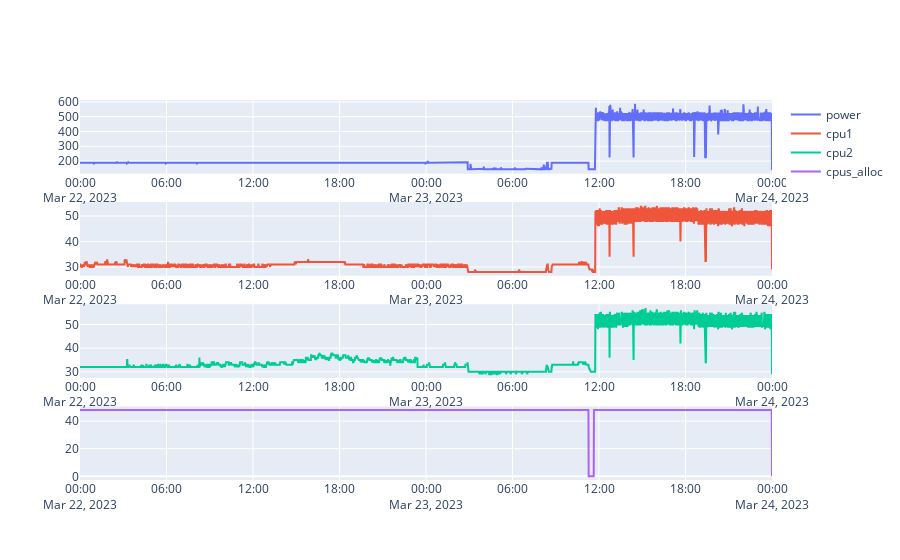

Write notebook code for a chart like this one.
### Code cell
dates_range = pd.date_range(start='2023-03-22', end='2023-03-24', freq='1min', tz='Europe/Warsaw') #shift of 2 hours
print(len(dates_range))

fig = make_subplots(rows=4, cols=1)

for i, col in enumerate(['power', 'cpu1', 'cpu2', 'cpus_alloc']):
    print(i, col)
    fig.add_trace(go.Scatter(x = dates_range, y = df[col], mode='lines', name=col), row=i+1, col=1)

fig.show()

### Figure 1 — Plotly figure (JSON) as saved in the notebook; plotly's stock layout.template omitted (floating-point values rounded to 4 significant figures; data arrays with more than 128 entries replaced by an {"elided": "..."} marker saying what was removed)
{"data": [{"mode": "lines", "name": "power", "type": "scatter", "x": {"elided": "2881 str values"}, "xaxis": "x", "y": {"elided": "2881 int values"}, "yaxis": "y"}, {"mode": "lines", "name": "cpu1", "type": "scatter", "x": {"elided": "2881 str values"}, "xaxis": "x2", "y": {"elided": "2881 int values"}, "yaxis": "y2"}, {"mode": "lines", "name": "cpu2", "type": "scatter", "x": {"elided": "2881 str values"}, "xaxis": "x3", "y": {"elided": "2881 int values"}, "yaxis": "y3"}, {"mode": "lines", "name": "cpus_alloc", "type": "scatter", "x": {"elided": "2881 str values"}, "xaxis": "x4", "y": {"elided": "2881 int values"}, "yaxis": "y4"}], "layout": {"xaxis": {"anchor": "y", "domain": [0, 1]}, "xaxis2": {"anchor": "y2", "domain": [0, 1]}, "xaxis3": {"anchor": "y3", "domain": [0, 1]}, "xaxis4": {"anchor": "y4", "domain": [0, 1]}, "yaxis": {"anchor": "x", "domain": [0.8063, 1]}, "yaxis2": {"anchor": "x2", "domain": [0.5375, 0.7312]}, "yaxis3": {"anchor": "x3", "domain": [0.2687, 0.4625]}, "yaxis4": {"anchor": "x4", "domain": [0, 0.1938]}}}
